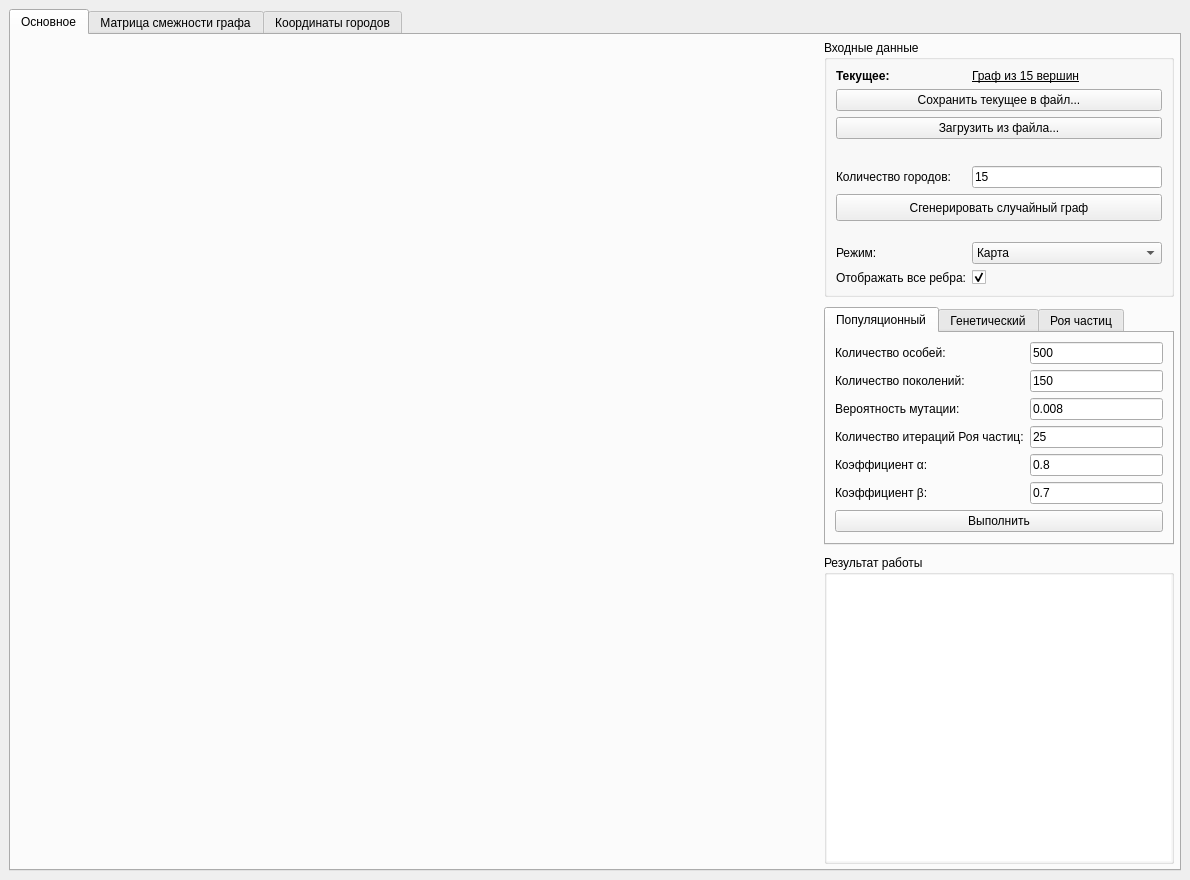
<?xml version="1.0" encoding="UTF-8"?>
<ui version="4.0">
 <class>MainWindow</class>
 <widget class="QMainWindow" name="MainWindow">
  <property name="geometry">
   <rect>
    <x>0</x>
    <y>0</y>
    <width>1190</width>
    <height>880</height>
   </rect>
  </property>
  <property name="font">
   <font>
    <family>Nirmala UI</family>
   </font>
  </property>
  <property name="windowTitle">
   <string>Популяционный алгоритм</string>
  </property>
  <widget class="QWidget" name="centralwidget">
   <layout class="QVBoxLayout" name="verticalLayout_2">
    <item>
     <widget class="QTabWidget" name="tabWidget">
      <property name="currentIndex">
       <number>0</number>
      </property>
      <widget class="QWidget" name="tab">
       <attribute name="title">
        <string>Основное</string>
       </attribute>
       <layout class="QVBoxLayout" name="verticalLayout_6">
        <property name="spacing">
         <number>0</number>
        </property>
        <property name="leftMargin">
         <number>0</number>
        </property>
        <property name="topMargin">
         <number>0</number>
        </property>
        <property name="rightMargin">
         <number>0</number>
        </property>
        <property name="bottomMargin">
         <number>0</number>
        </property>
        <item>
         <layout class="QHBoxLayout" name="horizontalLayout_3">
          <property name="spacing">
           <number>0</number>
          </property>
          <property name="leftMargin">
           <number>0</number>
          </property>
          <property name="topMargin">
           <number>0</number>
          </property>
          <property name="rightMargin">
           <number>0</number>
          </property>
          <item>
           <widget class="QStackedWidget" name="placeholder">
            <property name="sizePolicy">
             <sizepolicy hsizetype="Expanding" vsizetype="Expanding">
              <horstretch>0</horstretch>
              <verstretch>0</verstretch>
             </sizepolicy>
            </property>
            <property name="minimumSize">
             <size>
              <width>800</width>
              <height>800</height>
             </size>
            </property>
            <property name="frameShape">
             <enum>QFrame::NoFrame</enum>
            </property>
           </widget>
          </item>
          <item>
           <layout class="QVBoxLayout" name="verticalLayout_5">
            <property name="spacing">
             <number>10</number>
            </property>
            <property name="leftMargin">
             <number>5</number>
            </property>
            <property name="topMargin">
             <number>5</number>
            </property>
            <property name="rightMargin">
             <number>5</number>
            </property>
            <property name="bottomMargin">
             <number>5</number>
            </property>
            <item>
             <widget class="QGroupBox" name="groupBox">
              <property name="sizePolicy">
               <sizepolicy hsizetype="Fixed" vsizetype="Preferred">
                <horstretch>0</horstretch>
                <verstretch>0</verstretch>
               </sizepolicy>
              </property>
              <property name="minimumSize">
               <size>
                <width>350</width>
                <height>0</height>
               </size>
              </property>
              <property name="font">
               <font>
                <family>Nirmala UI</family>
                <weight>50</weight>
                <bold>false</bold>
               </font>
              </property>
              <property name="title">
               <string>Входные данные</string>
              </property>
              <layout class="QHBoxLayout" name="horizontalLayout">
               <item>
                <layout class="QFormLayout" name="formLayout_2">
                 <item row="0" column="0">
                  <widget class="QLabel" name="label">
                   <property name="font">
                    <font>
                     <family>Nirmala UI</family>
                     <weight>75</weight>
                     <bold>true</bold>
                    </font>
                   </property>
                   <property name="text">
                    <string>Текущее:</string>
                   </property>
                  </widget>
                 </item>
                 <item row="0" column="1">
                  <widget class="QLabel" name="currentLabel">
                   <property name="font">
                    <font>
                     <family>Nirmala UI</family>
                     <weight>50</weight>
                     <bold>false</bold>
                     <underline>true</underline>
                    </font>
                   </property>
                   <property name="text">
                    <string>Граф из 15 вершин</string>
                   </property>
                  </widget>
                 </item>
                 <item row="1" column="0" colspan="2">
                  <widget class="QPushButton" name="saveButton">
                   <property name="text">
                    <string>Сохранить текущее в файл...</string>
                   </property>
                  </widget>
                 </item>
                 <item row="2" column="0" colspan="2">
                  <widget class="QPushButton" name="loadButton">
                   <property name="text">
                    <string>Загрузить из файла...</string>
                   </property>
                  </widget>
                 </item>
                 <item row="3" column="0" colspan="2">
                  <spacer name="verticalSpacer_2">
                   <property name="orientation">
                    <enum>Qt::Vertical</enum>
                   </property>
                   <property name="sizeType">
                    <enum>QSizePolicy::Fixed</enum>
                   </property>
                   <property name="sizeHint" stdset="0">
                    <size>
                     <width>20</width>
                     <height>15</height>
                    </size>
                   </property>
                  </spacer>
                 </item>
                 <item row="4" column="0">
                  <widget class="QLabel" name="label_7">
                   <property name="text">
                    <string>Количество городов:</string>
                   </property>
                  </widget>
                 </item>
                 <item row="4" column="1">
                  <widget class="QLineEdit" name="lineEdit_6">
                   <property name="text">
                    <string>15</string>
                   </property>
                  </widget>
                 </item>
                 <item row="5" column="0" colspan="2">
                  <widget class="QPushButton" name="generateButton">
                   <property name="sizePolicy">
                    <sizepolicy hsizetype="Minimum" vsizetype="Fixed">
                     <horstretch>0</horstretch>
                     <verstretch>0</verstretch>
                    </sizepolicy>
                   </property>
                   <property name="minimumSize">
                    <size>
                     <width>0</width>
                     <height>42</height>
                    </size>
                   </property>
                   <property name="styleSheet">
                    <string notr="true">margin: 0 0 15px 0;</string>
                   </property>
                   <property name="text">
                    <string>Сгенерировать случайный граф</string>
                   </property>
                  </widget>
                 </item>
                 <item row="6" column="0">
                  <widget class="QLabel" name="label_4">
                   <property name="text">
                    <string>Режим:</string>
                   </property>
                  </widget>
                 </item>
                 <item row="6" column="1">
                  <widget class="QComboBox" name="modeComboBox">
                   <item>
                    <property name="text">
                     <string>Карта</string>
                    </property>
                   </item>
                   <item>
                    <property name="text">
                     <string>Граф</string>
                    </property>
                   </item>
                  </widget>
                 </item>
                 <item row="7" column="0">
                  <widget class="QLabel" name="label_2">
                   <property name="text">
                    <string>Отображать все ребра:</string>
                   </property>
                  </widget>
                 </item>
                 <item row="7" column="1">
                  <widget class="QCheckBox" name="checkBox">
                   <property name="font">
                    <font>
                     <family>Nirmala UI</family>
                     <weight>50</weight>
                     <bold>false</bold>
                    </font>
                   </property>
                   <property name="text">
                    <string/>
                   </property>
                   <property name="checked">
                    <bool>true</bool>
                   </property>
                  </widget>
                 </item>
                </layout>
               </item>
              </layout>
             </widget>
            </item>
            <item>
             <widget class="QTabWidget" name="tabWidget_2">
              <property name="sizePolicy">
               <sizepolicy hsizetype="Fixed" vsizetype="Preferred">
                <horstretch>0</horstretch>
                <verstretch>0</verstretch>
               </sizepolicy>
              </property>
              <property name="minimumSize">
               <size>
                <width>350</width>
                <height>0</height>
               </size>
              </property>
              <property name="currentIndex">
               <number>0</number>
              </property>
              <widget class="QWidget" name="tab_5">
               <attribute name="title">
                <string>Популяционный</string>
               </attribute>
               <layout class="QHBoxLayout" name="horizontalLayout_2">
                <item>
                 <layout class="QFormLayout" name="formLayout_3">
                  <item row="0" column="0">
                   <widget class="QLabel" name="label_10">
                    <property name="text">
                     <string>Количество особей:</string>
                    </property>
                   </widget>
                  </item>
                  <item row="0" column="1">
                   <widget class="QLineEdit" name="lineEdit_7">
                    <property name="text">
                     <string>500</string>
                    </property>
                   </widget>
                  </item>
                  <item row="1" column="0">
                   <widget class="QLabel" name="label_20">
                    <property name="text">
                     <string>Количество поколений:</string>
                    </property>
                   </widget>
                  </item>
                  <item row="1" column="1">
                   <widget class="QLineEdit" name="lineEdit_17">
                    <property name="text">
                     <string>150</string>
                    </property>
                   </widget>
                  </item>
                  <item row="2" column="0">
                   <widget class="QLabel" name="label_11">
                    <property name="text">
                     <string>Вероятность мутации:</string>
                    </property>
                   </widget>
                  </item>
                  <item row="2" column="1">
                   <widget class="QLineEdit" name="lineEdit_8">
                    <property name="text">
                     <string>0.008</string>
                    </property>
                   </widget>
                  </item>
                  <item row="4" column="0">
                   <widget class="QLabel" name="label_13">
                    <property name="text">
                     <string>Коэффициент α:</string>
                    </property>
                   </widget>
                  </item>
                  <item row="4" column="1">
                   <widget class="QLineEdit" name="lineEdit_10">
                    <property name="text">
                     <string>0.8</string>
                    </property>
                   </widget>
                  </item>
                  <item row="5" column="0">
                   <widget class="QLabel" name="label_14">
                    <property name="text">
                     <string>Коэффициент β:</string>
                    </property>
                   </widget>
                  </item>
                  <item row="5" column="1">
                   <widget class="QLineEdit" name="lineEdit_11">
                    <property name="text">
                     <string>0.7</string>
                    </property>
                   </widget>
                  </item>
                  <item row="6" column="0" colspan="2">
                   <widget class="QPushButton" name="buttonRunHGA">
                    <property name="text">
                     <string>Выполнить</string>
                    </property>
                   </widget>
                  </item>
                  <item row="3" column="0">
                   <widget class="QLabel" name="label_12">
                    <property name="text">
                     <string>Количество итераций Роя частиц:</string>
                    </property>
                   </widget>
                  </item>
                  <item row="3" column="1">
                   <widget class="QLineEdit" name="lineEdit_9">
                    <property name="text">
                     <string>25</string>
                    </property>
                   </widget>
                  </item>
                 </layout>
                </item>
               </layout>
              </widget>
              <widget class="QWidget" name="tab_6">
               <attribute name="title">
                <string>Генетический</string>
               </attribute>
               <layout class="QHBoxLayout" name="horizontalLayout_4">
                <item>
                 <layout class="QFormLayout" name="formLayout_4">
                  <item row="0" column="0">
                   <widget class="QLabel" name="label_15">
                    <property name="text">
                     <string>Количество особей:</string>
                    </property>
                   </widget>
                  </item>
                  <item row="0" column="1">
                   <widget class="QLineEdit" name="lineEdit_12">
                    <property name="text">
                     <string>500</string>
                    </property>
                   </widget>
                  </item>
                  <item row="1" column="0">
                   <widget class="QLabel" name="label_19">
                    <property name="text">
                     <string>Количество поколений:</string>
                    </property>
                   </widget>
                  </item>
                  <item row="1" column="1">
                   <widget class="QLineEdit" name="lineEdit_16">
                    <property name="text">
                     <string>150</string>
                    </property>
                   </widget>
                  </item>
                  <item row="2" column="0">
                   <widget class="QLabel" name="label_16">
                    <property name="text">
                     <string>Вероятность мутации:</string>
                    </property>
                   </widget>
                  </item>
                  <item row="2" column="1">
                   <widget class="QLineEdit" name="lineEdit_13">
                    <property name="text">
                     <string>0.001</string>
                    </property>
                   </widget>
                  </item>
                  <item row="4" column="0" colspan="2">
                   <widget class="QPushButton" name="buttonRunGa">
                    <property name="text">
                     <string>Выполнить</string>
                    </property>
                   </widget>
                  </item>
                 </layout>
                </item>
               </layout>
              </widget>
              <widget class="QWidget" name="tab_7">
               <attribute name="title">
                <string>Роя частиц</string>
               </attribute>
               <layout class="QVBoxLayout" name="verticalLayout_3">
                <item>
                 <layout class="QFormLayout" name="formLayout_5">
                  <item row="0" column="0">
                   <widget class="QLabel" name="label_18">
                    <property name="text">
                     <string>Количество частиц:</string>
                    </property>
                   </widget>
                  </item>
                  <item row="0" column="1">
                   <widget class="QLineEdit" name="lineEdit_15">
                    <property name="text">
                     <string>400</string>
                    </property>
                   </widget>
                  </item>
                  <item row="2" column="0">
                   <widget class="QLabel" name="label_22">
                    <property name="text">
                     <string>Коэффициент α:</string>
                    </property>
                   </widget>
                  </item>
                  <item row="2" column="1">
                   <widget class="QLineEdit" name="lineEdit_18">
                    <property name="text">
                     <string>0.8</string>
                    </property>
                   </widget>
                  </item>
                  <item row="3" column="0">
                   <widget class="QLabel" name="label_21">
                    <property name="text">
                     <string>Коэффициент β:</string>
                    </property>
                   </widget>
                  </item>
                  <item row="3" column="1">
                   <widget class="QLineEdit" name="lineEdit_19">
                    <property name="text">
                     <string>0.7</string>
                    </property>
                   </widget>
                  </item>
                  <item row="4" column="0" colspan="2">
                   <widget class="QPushButton" name="buttonRunPSO">
                    <property name="text">
                     <string>Выполнить</string>
                    </property>
                   </widget>
                  </item>
                  <item row="1" column="0">
                   <widget class="QLabel" name="label_23">
                    <property name="text">
                     <string>Количество итераций:</string>
                    </property>
                   </widget>
                  </item>
                  <item row="1" column="1">
                   <widget class="QLineEdit" name="lineEdit_20">
                    <property name="text">
                     <string>100</string>
                    </property>
                   </widget>
                  </item>
                 </layout>
                </item>
               </layout>
              </widget>
             </widget>
            </item>
            <item>
             <widget class="QGroupBox" name="groupBox_2">
              <property name="sizePolicy">
               <sizepolicy hsizetype="Fixed" vsizetype="Preferred">
                <horstretch>0</horstretch>
                <verstretch>0</verstretch>
               </sizepolicy>
              </property>
              <property name="minimumSize">
               <size>
                <width>350</width>
                <height>0</height>
               </size>
              </property>
              <property name="title">
               <string>Результат работы</string>
              </property>
              <layout class="QVBoxLayout" name="verticalLayout_4">
               <property name="leftMargin">
                <number>0</number>
               </property>
               <property name="topMargin">
                <number>0</number>
               </property>
               <property name="rightMargin">
                <number>0</number>
               </property>
               <property name="bottomMargin">
                <number>0</number>
               </property>
               <item>
                <widget class="QTextEdit" name="textEdit">
                 <property name="frameShape">
                  <enum>QFrame::NoFrame</enum>
                 </property>
                 <property name="readOnly">
                  <bool>true</bool>
                 </property>
                </widget>
               </item>
              </layout>
             </widget>
            </item>
           </layout>
          </item>
         </layout>
        </item>
       </layout>
      </widget>
      <widget class="QWidget" name="tab_2">
       <attribute name="title">
        <string>Матрица смежности графа</string>
       </attribute>
       <layout class="QVBoxLayout" name="verticalLayout_7">
        <property name="leftMargin">
         <number>0</number>
        </property>
        <property name="topMargin">
         <number>0</number>
        </property>
        <property name="rightMargin">
         <number>0</number>
        </property>
        <property name="bottomMargin">
         <number>0</number>
        </property>
        <item>
         <widget class="QTableWidget" name="tableWidget"/>
        </item>
       </layout>
      </widget>
      <widget class="QWidget" name="tab_3">
       <attribute name="title">
        <string>Координаты городов</string>
       </attribute>
       <layout class="QVBoxLayout" name="verticalLayout_8">
        <property name="leftMargin">
         <number>0</number>
        </property>
        <property name="topMargin">
         <number>0</number>
        </property>
        <property name="rightMargin">
         <number>0</number>
        </property>
        <property name="bottomMargin">
         <number>0</number>
        </property>
        <item>
         <widget class="QTableWidget" name="tableWidget_2"/>
        </item>
       </layout>
      </widget>
     </widget>
    </item>
   </layout>
  </widget>
  <action name="loadGraph">
   <property name="text">
    <string>Загрузить граф</string>
   </property>
  </action>
  <action name="saveCoord">
   <property name="text">
    <string>Сохранить граф с координатами</string>
   </property>
  </action>
  <action name="saveMatrix">
   <property name="text">
    <string>Сохранить матрицу</string>
   </property>
  </action>
 </widget>
 <resources/>
 <connections/>
</ui>
